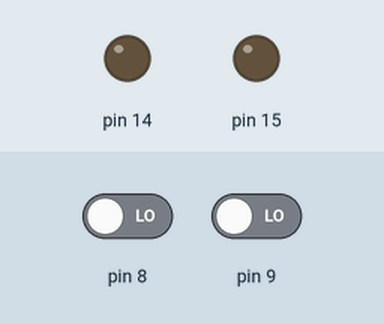
Bench run of a sketch on a simulated Arduino Uno, built with avr-gcc and run on an emulated ATmega328P. Shown: output pins drawn as LEDs (lit = HIGH). Inputs (shaded band) come from the test bench; at power-on: pin 8 LOW, pin 9 LOW.

Above: at 1.2 s.
1.3 s: pin 8 driven HIGH
At 2.5 s:
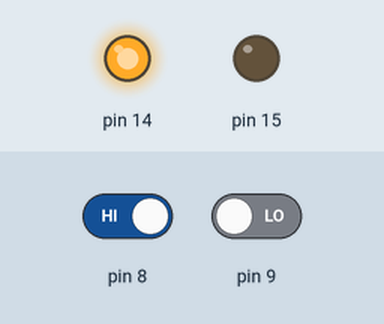
2.8 s: pin 9 driven HIGH
At 3.9 s:
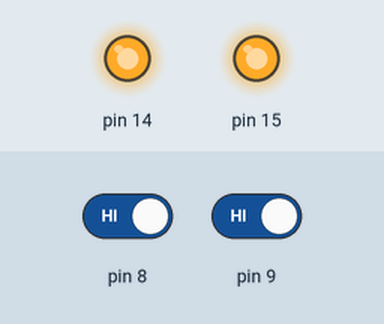
4.3 s: pin 8 driven LOW
At 5.0 s:
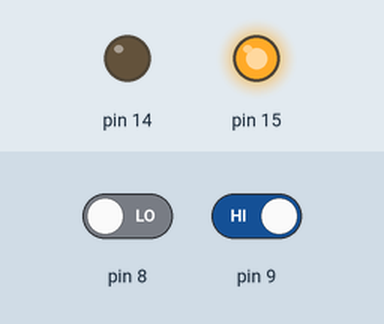
5.8 s: pin 9 driven LOW
At 6.2 s:
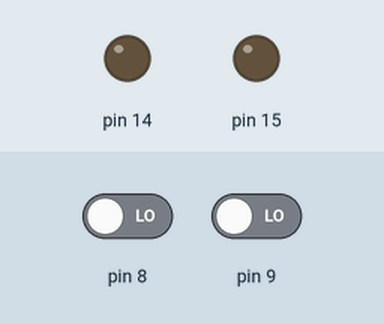
Timing chart, 0 to 8.3 s (numbered marks = the images above; inputs shaded):
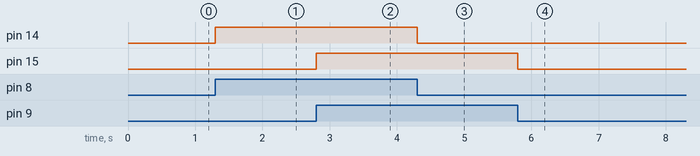

The sketch:

2.ino
```cpp
void setup() {
  // put your setup code here, to run once:
  DDRB &= ~(1 << 0) & ~(1 << 1);
  DDRC |= (1 << 0) | (1 << 1);

  PORTC &= ~(1 << 0) & ~(1 << 1);

}

void loop() {
  // put your main code here, to run repeatedly:

  if(PINB & (1 << 0))
  {
    PORTC |= (1 << 0);
  }
  else
  {
    PORTC &= ~(1 << 0);
  }

  if(PINB & (1 << 1))
  {
    PORTC |= (1 << 1);
  }
  else
  {
    PORTC &= ~(1 << 1);
  }

}
```

Measured:
- after the input at 1.3 s, pin 14: LOW → HIGH at once
- after the input at 2.8 s, pin 15: LOW → HIGH at once
- after the input at 4.3 s, pin 14: HIGH → LOW at once
- after the input at 5.8 s, pin 15: HIGH → LOW at once
